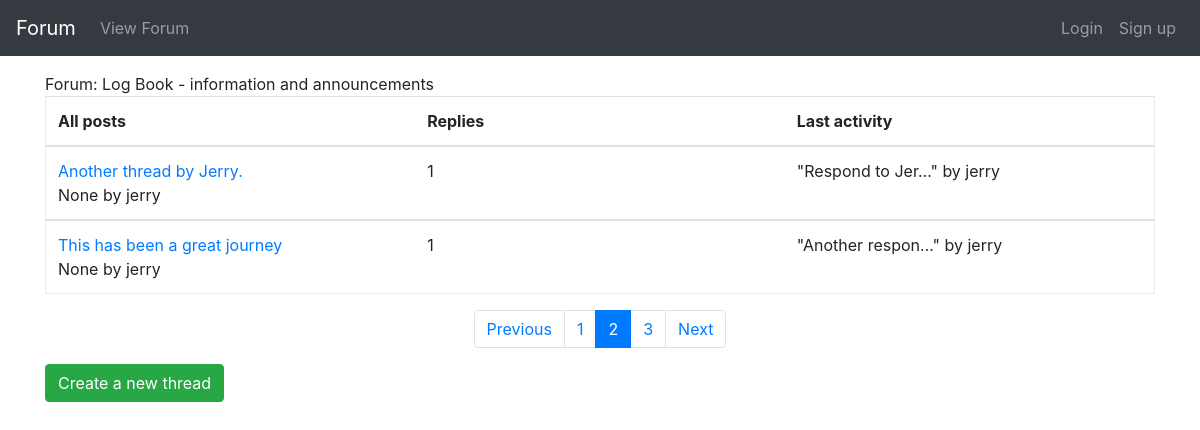
The page /forumapp/forum/1?page=2 on the database as committed earlier.
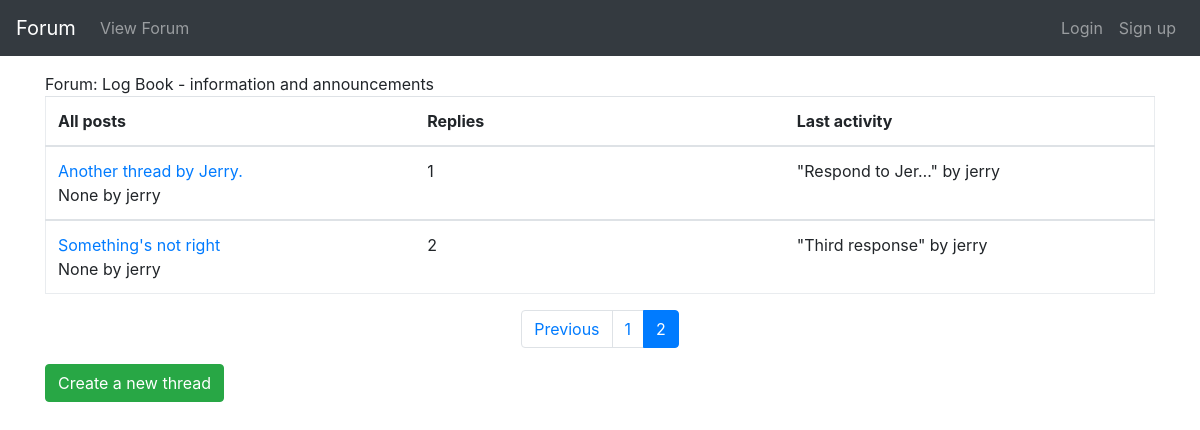
The same page on the database as committed later.
### forumapp/models.py (models this page shows, shortened)
class Forum(models.Model):
    name = models.CharField(max_length=30, unique=True)
    description = models.TextField(max_length=200)
    section = models.ForeignKey(
        ForumSection,
        null=True,
        on_delete=models.CASCADE
    )

class ForumSection(models.Model):
    name = models.CharField(max_length=30)

class Thread(models.Model):
    name = models.CharField(max_length=100)
    forum = models.ForeignKey(Forum, null=True, on_delete=models.CASCADE)
    class Meta:
        permissions = [
            ('can_remove_any_thread', 'Can remove ANY thread.'),
        ]

class ThreadResponse(models.Model):
    thread = models.ForeignKey(Thread, null=True, on_delete=models.CASCADE)
    created_datetime = models.DateTimeField(null=True)
    responder = models.ForeignKey(User, null=True, on_delete=models.CASCADE)
    message = models.TextField(max_length=1000)
    edited = models.BooleanField(default=False)
    order_in_thread = models.PositiveIntegerField(default=1)
    class Meta:
        permissions = [
            ('can_remove_any_response', 'Can remove ANY response.')
        ]

### forumapp/views.py (the view)
def forum(request, pk):
    thread_list = Thread.objects.filter(forum=pk)
    thread_paginator = Paginator(
        thread_list,
        2
    )
    page = request.GET.get('page')
    thread_list = thread_paginator.get_page(page)
    return render(
        request,
        'forumapp/thread_list.html',
        context={
            'thread_list': thread_list,
            'forum': Forum.objects.get(id=pk)
        }
    )

### forumapp/templatetags/forumapp_extras.py (called while the page is built)
@register.filter(name='times')
def times(count):
    return ''.join([str(num) for num in range(1, count + 1)])

### forumapp/templates/forumapp/thread_list.html
{% extends "forumapp/base.html" %}
{% load forumapp_extras %}
{% block content %}
<div>Forum: {{ forum.name }} - {{forum.section.name }}</div>
{% if thread_list %}
<table class="table forum-table">
    <thead>
    <tr>
        <th>All posts</th>
        <th>Replies</th>
        <th>Last activity</th>
    </tr>
    </thead>
    {% for thread in thread_list %}
    <tbody>
    <tr class="clickable-row">
        <td>
            <div>
                <a href="{% url 'thread-view' thread.forum.id thread.id %}">
                    {{ thread.name }}
                </a>
            </div>
            {{ thread.threadresponse_set.first.created_datetime }} by {{ thread.threadresponse_set.first.responder }}
        </td>
        <td>{{ thread.threadresponse_set.all|length|add:"-1" }}</td>
        {% if thread.threadresponse_set.all|length > 1 %}
        <td>"{{ thread.threadresponse_set.last.message|truncatechars:15 }}" by {{ thread.threadresponse_set.last.responder }}</td>
        {% else %}
        <td>No responses</td>
        {% endif %}
    </tr>
    </tbody>
    {% endfor %}
</table>
{% else %}
<div>No threads.</div>
{% endif %}
<nav aria-label="...">
    <ul class="pagination justify-content-center">
        {% if thread_list.has_previous %}
        <li class="page-item"><a class="page-link" href="?page={{ thread_list.previous_page_number }}">Previous</a></li>
        {% endif %}
        {% for i in thread_list.paginator.num_pages|times %}
        {% if thread_list.number|stringformat:"i" == i %}
        <li class="page-item active">
            <span class="page-link">{{ i }}</span>
        </li>
        {% else %}
        <li class="page-item"><a class="page-link" href="?page={{ i }}">{{ i }}</a></li>
        {% endif %}
        {% endfor %}
        {% if thread_list.has_next %}
        <li class="page-item"><a class="page-link" href="?page={{ thread_list.next_page_number }}">Next</a></li>
        {% endif %}
    </ul>
</nav>
<a
    href="{% url 'new-thread' forum.id %}"
    class="btn btn-success"
    role="button"
>Create a new thread</a>
{% endblock %}

### forumapp/templates/forumapp/base.html (shortened to what this page needs)
<!doctype html>
<html>
<head>
    {% load static %}
    <link rel="stylesheet" type="text/css"
          href="{% static 'forumapp/css/style.css' %}"/>
    <link rel="stylesheet"
          href="https://maxcdn.bootstrapcdn.com/bootstrap/4.0.0-beta.2/css/bootstrap.min.css"
>
    <link rel="stylesheet" href="{% static 'forumapp/css/font-awesome.min.css' %}">
</head>
<body>
<nav class="navbar navbar-expand-md bg-dark navbar-dark">
    <a class="navbar-brand" href="{% url 'index' %}">Forum</a>
    <div class="collapse navbar-collapse" id="collapsibleNavbar">
        <ul class="navbar-nav">
            <li class="nav-item">
                <a class="nav-link" href="{% url 'forums' %}">View Forum</a>
            </li>
        </ul>
        <ul class="navbar-nav ml-auto">
            <li class="nav-item">
                {% if user.is_authenticated %}
                <a class="nav-link" href="{% url 'logout' %}">Logout</a>
                {% else %}
                <a class="nav-link" href="{% url 'login' %}">Login</a>
                {% endif %}
            </li>
            {% if user.is_authenticated %}
            <li class="nav-item">
                <a class="nav-link" href="{% url 'user-view' user.pk %}">Logged as {{ user }}</a>
            </li>
            {% else %}
            <li class="nav-item">
                <a class="nav-link" href="{% url 'signup' %}">Sign up</a>
            </li>
            {% endif %}
        </ul>
    </div>
</nav>
<div class="container">
    {% block content %}
    {% endblock %}
</div>
</body>
</html>

### forumapp/static/forumapp/css/style.css (style rules this page uses)
.forum-table { table-layout: fixed; border-collapse: collapse; border: 1px solid #e9ecef; }
nav { margin-bottom: 1rem; }
body { padding-bottom: 2rem; }

Rows that differ between the two databases and show on the page:
removed Thread: name "This has been a great journey", threadresponse_set.first.created_datetime "None", threadresponse_set.first.responder "jerry", threadresponse_set.all|length "1", threadresponse_set.last.message "Another respon…", threadresponse_set.last.responder "jerry"
now on this page (row unchanged): Thread: name "Something's not right", threadresponse_set.first.created_datetime "None", threadresponse_set.first.responder "jerry", threadresponse_set.all|length "2", threadresponse_set.last.message "Third response", threadresponse_set.last.responder "jerry"
Other text that changed with them:
list line gone: "3"
text no longer shown: "Next"
